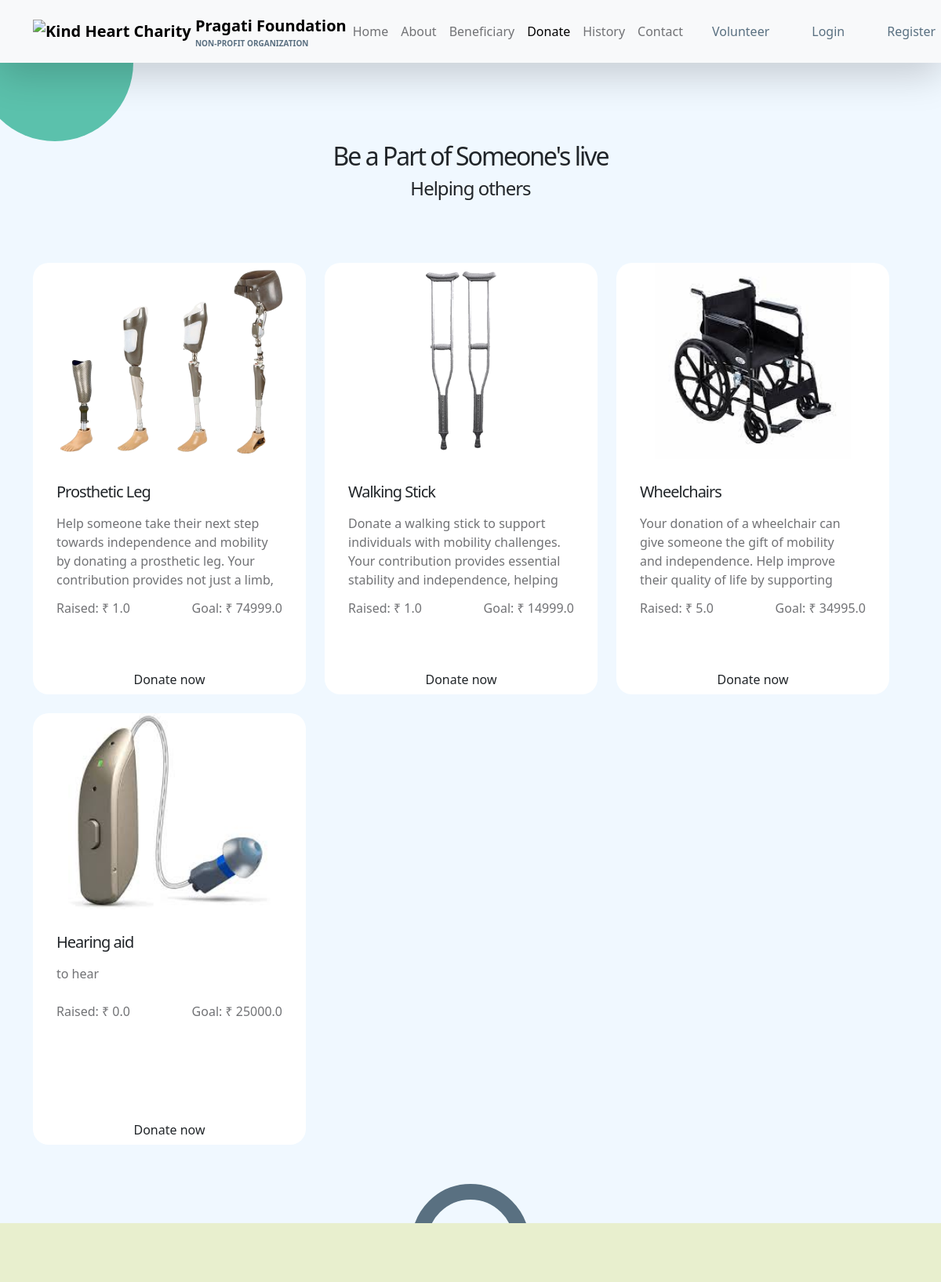
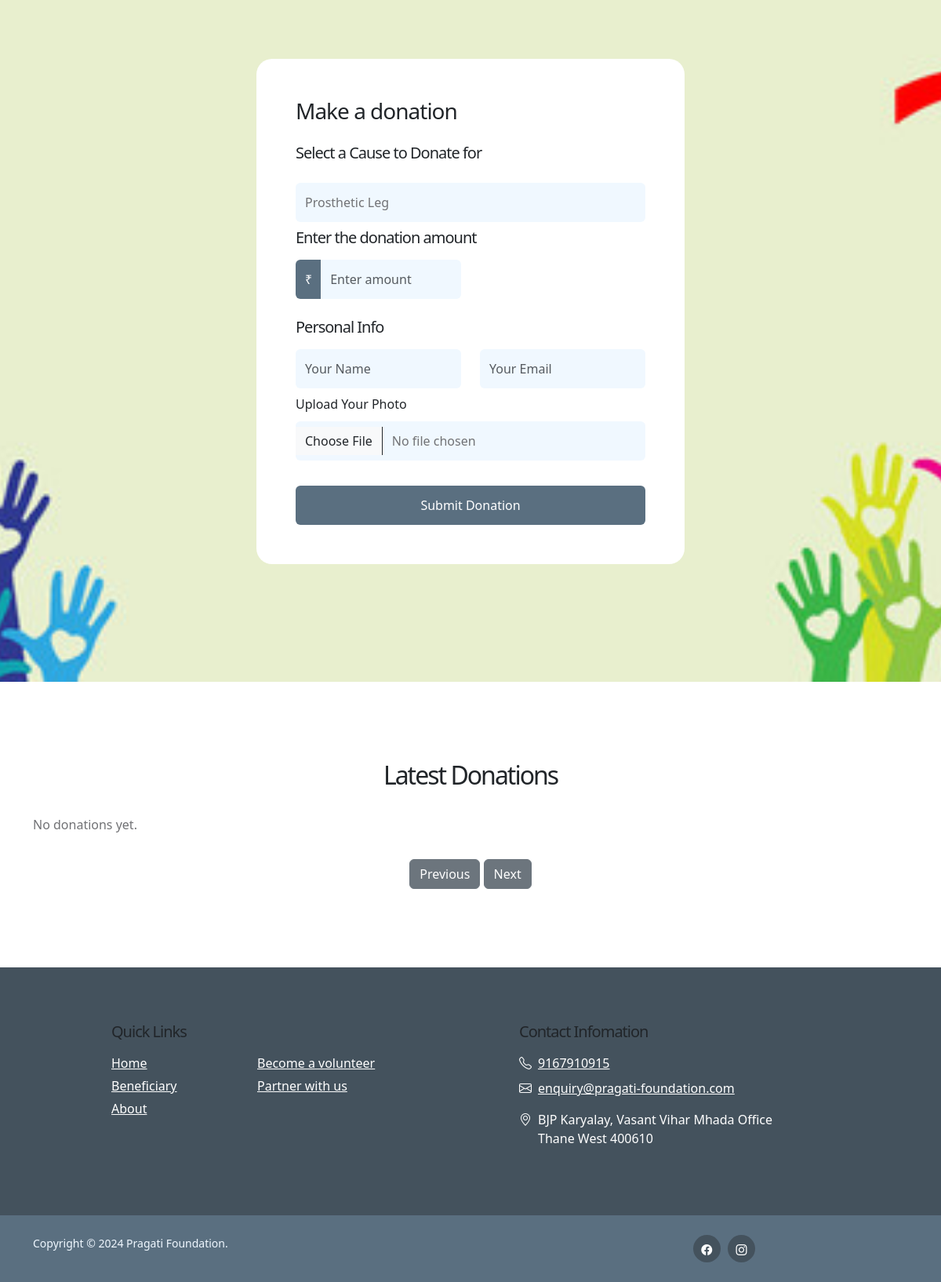
Page /donates?cause=3 on the committed database (2 pictures, top to bottom).
### heart_charity/models.py (models this page shows, shortened)
class Cause(models.Model):
    name = models.CharField(max_length=30)
    img = models.ImageField(upload_to='causes/', null=True, blank=True)  # Store cause images in a separate folder
    detail = models.CharField(max_length=500)
    raised = models.FloatField()
    goal = models.FloatField()

### heart_charity/views.py (the view, shortened to what this page needs)
# urls.py: path('donates',views.donates, name="donates" ),
def donates(request):
    causes = Cause.objects.all()
    donations = Donate.objects.all().order_by('-id')  # Order by latest first
    return render(request, 'donates.html', {"causes": causes, "donations": donations})

### templates/donates.html (shortened to what this page needs)
{% load static %}
<!doctype html>
<html lang="en">
    <head>
        <link href="{% static 'css/bootstrap.min.css' %}" rel="stylesheet">
        <link href="{% static 'css/bootstrap-icons.css' %}" rel="stylesheet">
        <link href="{% static 'css/templatemo-kind-heart-charity.css' %}" rel="stylesheet">
        <link href="https://cdn.jsdelivr.net/npm/bootstrap@5.3.0-alpha1/dist/css/bootstrap.min.css" rel="stylesheet">
    </head>
    <body>
        <nav class="navbar navbar-expand-lg bg-light shadow-lg">
            <div class="container">
                <a class="navbar-brand" href="{% url 'index' %}">
                    <img src="{% static 'images/logo.png'  %}" class="logo img-fluid" alt="Kind Heart Charity">
                    <span>
                        Pragati Foundation
                        <small>Non-profit Organization</small>
                    </span>
                </a>
                <div class="collapse navbar-collapse" id="navbarNav">
                    <ul class="navbar-nav ms-auto">
                        <li class="nav-item">
                            <a class="nav-link {% if request.resolver_match.url_name == 'home' %}active{% endif %} click-scroll" href="{% url 'index' %}">Home</a>
                        </li>
                        <li class="nav-item">
                            <a class="nav-link {% if request.resolver_match.url_name == 'about' %}active{% endif %}" href="{% url 'about' %}">About</a>
                        </li>
                        <li class="nav-item">
                            <a class="nav-link {% if request.resolver_match.url_name == 'gallery' %}active{% endif %} click-scroll" href="{% url 'gallery' %}">Beneficiary</a>
                        </li>
                        <li class="nav-item">
                            <a class="nav-link {% if request.resolver_match.url_name == 'donates' %}active{% endif %} click-scroll" href="{% url 'donates' %}">Donate</a>
                        </li>
                        <li class="nav-item">
                            <a class="nav-link {% if request.resolver_match.url_name == 'history' %}active{% endif %} click-scroll" href="{% url 'history' %}">History</a>
                        </li>
                        <li class="nav-item">
                            <a class="nav-link {% if request.resolver_match.url_name == 'contactus' %}active{% endif %} click-scroll" href="{% url 'contactus' %}">Contact</a>
                        </li>
                        <li class="nav-item ms-1">
                            <a class="nav-link custom-btn custom-border-btn btn" href="{% url 'contactus' %}">Volunteer</a>
                        </li>
                        <li class="nav-item ms-1 d-none d-lg-block">
                            <a class="nav-link custom-btn custom-border-btn btn" href="{% url 'login' %}">Login</a>
                        </li>
                        <li class="nav-item ms-1">
                            <a class="nav-link custom-btn custom-border-btn btn" href="{% url 'add_person' %}">Register</a>
                        </li>
                    </ul>
                </div>
            </div>
        </nav>
        <main>
            <section class="cta-section section-padding section-bg">
                <div class="container">
                    <div class="row">
                        <div class="col-lg-12 col-12 text-center mb-4">
                            <h2>Be a Part of Someone's live</h2>
                        <h4>
                           Helping others
                        </h4>
                        </div>
                        <div class="row g-4">
                        {% for cause in causes %}
                        <div class="col-lg-4 col-md-6 col-12 mb-4 mb-lg-0">
                            <div class="custom-block-wrap">
                                <img src="{{cause.img.url}}" class="custom-block-image img-fluid fixed-image" alt="">
                                <div class="custom-block fixed-card">
                                    <div class="custom-block-body">
                                        <h5 class="mb-3">{{cause.name}}</h5>
                                        <div class="scrollable">
                                            <p>{{cause.detail}}</p>
                                        </div>
                                        <div class="d-flex custom-block my-2">
                                            <p class="mb-0">
                                                <strong>Raised:</strong>
                                                ₹ {{cause.raised}}
                                            </p>
                                            <p class="ms-auto mb-0">
                                                <strong>Goal:</strong>
                                                ₹ {{cause.goal}}
                                            </p>
                                        </div>
                                    </div>
                                    <a href="{% url 'donates' %}?cause={{ cause.id }}#donate-form" class="custom-btn btn">Donate now</a>
                                </div>
                            </div>
                        </div>
                        {% endfor %}
                    </div>
                    </div>
                </div>
            </section>
            <section class="donate-section" id="donate-form">
                <div class="container">
                    <div class="row">
                        <div class="col-lg-6 col-12 mx-auto">
                            <form class="custom-form donate-form" action="donates" method="post" role="form" enctype="multipart/form-data">
                                <h3 class="mb-4">Make a donation</h3>
                                <div class="col-lg-12 col-12">
                                    <h5 class="mt-2 mb-3"> <label for="cause-select">Select a Cause to Donate for</label> </h5>
                                    <select name="cause" id="cause-select" class="form-control" required>
                                        {% for cause in causes %}
                                        <option value="{{ cause.id }}" {% if request.GET.cause == cause.id|stringformat:"s" %}selected{% endif %}>{{ cause.name }}</option>
                                        {% endfor %}
                                    </select>
                                </div>
                                <div class="row">
                                    <div class="col-lg-12 col-12">
                                        <h5 class="mt-2 mb-3">Enter the donation amount</h5>
                                    </div>
                                    <div class="col-lg-6 col-12 form-check-group">
                                        <div class="input-group">
                                            <span class="input-group-text" id="basic-addon1">₹</span>
                                            <input type="number"
                                            name="amount"
                                            class="form-control" placeholder="Enter amount">
                                        </div>
                                    </div>
                                    <div class="col-lg-12 col-12">
                                        <h5 class="mt-1">Personal Info</h5>
                                    </div>
                                    <div class="col-lg-6 col-12 mt-2">
                                        <input type="text" name="name" id="donation-name" class="form-control" placeholder="Your Name" required>
                                    </div>
                                    <div class="col-lg-6 col-12 mt-2">
                                        <input type="text" name="email" id="donation-email" class="form-control" placeholder="Your Email" required>
                                    </div>
                                    <div class="col-lg-12 col-12 mt-2">
                                        <label for="donation-photo">Upload Your Photo</label>
                                        <input type="file" name="photo" id="donation-photo" class="form-control" accept="image/*">
                                    </div>
                                    <div class="col-lg-12 col-12 mt-2">
                                        <input type="submit" class="form-control mt-4" value="Submit Donation" style="background: #5a6f80;color: white;">
                                    </div>
                                </div>
                            </form>
                        </div>
                    </div>
                </div>
            </section>
            <section class="section-padding">
                <div class="container">
                    <div class="row">
                        <div class="col-lg-12 col-12 text-center mb-4">
                            <h2>Latest Donations</h2>
                        </div>
                        <div id="donationCarousel" class="carousel slide" data-bs-ride="carousel">
                            <div class="carousel-inner">
                                {% for donation in donations %}
                                    {% if forloop.counter0|divisibleby:3 %}
                                        <div class="carousel-item {% if forloop.first %}active{% endif %}">
                                            <div class="row">
                                    {% endif %}
                                                <div class="col-lg-4 col-md-6 col-12 mb-4">
                                                    <div class="custom-block">
                                                        <div class="custom-block-body">
                                                            <div class="donor-info d-flex align-items-center mb-3">
                                                                {% if donation.photo %}
                                                                <img src="{{ donation.photo.url }}" alt="Donor photo" class="donor-photo rounded-circle" style="width: 50px; height: 50px;">
                                                                {% else %}
                                                                <img src="{% static 'images/default.png' %}" alt="Default photo" class="donor-photo rounded-circle" style="width: 50px; height: 50px;">
                                                                {% endif %}
                                                                <h5 class="mb-0 ms-2">{{ donation.name }}</h5>
                                                            </div>
                                                            <div class="donation-info">
                                                                <p>Email: {{ donation.email }}</p>
                                                                <p><strong>Donation Given:</strong> ₹ {{ donation.amount }}</p>
                                                                <p><strong>Donated for:</strong> {{ donation.cause.name }}</p>
                                                            </div>
                                                        </div>
                                                    </div>
                                                </div>
                                    {% if forloop.counter0|add:1|divisibleby:3 or forloop.last %}
                                            </div>
                                        </div>
                                    {% endif %}
                                {% empty %}
                                    <div class="carousel-item active">
                                        <p>No donations yet.</p>
                                    </div>
                                {% endfor %}
                            </div>
                            <div class="text-center mt-3">
                                <button class="btn btn-secondary" type="button" data-bs-target="#donationCarousel" data-bs-slide="prev">Previous</button>
                                <button class="btn btn-secondary" type="button" data-bs-target="#donationCarousel" data-bs-slide="next">Next</button>
                            </div>
                        </div>
                    </div>
                </div>
            </section>
        </main>
        <footer class="site-footer">
            <div class="container">
                <div class="row">
                    <div class="col-lg-3 col-12 mb-4" style="width: 100px;">
                    </div>
                    <div class="col-lg-4 col-md-6 col-12 mb-4">
                        <h5 class="site-footer-title mb-3">Quick Links</h5>
                        <ul class="footer-menu">
                            <li class="footer-menu-item"><a href="{% url 'index' %}" class="footer-menu-link">Home</a></li>
                            <li class="footer-menu-item"><a href="{% url 'gallery' %}" class="footer-menu-link">Beneficiary</a></li>
                            <li class="footer-menu-item"><a href="{% url 'about' %}" class="footer-menu-link">About</a></li>
                            <li class="footer-menu-item"><a href="{% url 'contactus' %}" class="footer-menu-link">Become a volunteer</a></li>
                            <li class="footer-menu-item"><a href="{% url 'donates' %}" class="footer-menu-link">Partner with us</a></li>
                        </ul>
                    </div>
                    <div class="col-lg-4 col-md-6 col-12 mx-auto">
                        <h5 class="site-footer-title mb-3">Contact Infomation</h5>
                        <p class="text-white d-flex mb-2">
                            <i class="bi-telephone me-2"></i>
                            <a href="tel: 9167910915" class="site-footer-link">
                                9167910915
                            </a>
                        </p>
                        <p class="text-white d-flex">
                            <i class="bi-envelope me-2"></i>
                            <a href="mailto:info@yourgmail.com" class="site-footer-link">
                                enquiry@pragati-foundation.com
                            </a>
                        </p>
                        <p class="text-white d-flex mt-3">
                            <i class="bi-geo-alt me-2"></i>
                            BJP Karyalay, Vasant Vihar Mhada Office Thane West 400610
                        </p>
                    </div>
                </div>
            </div>
            <div class="site-footer-bottom">
                <div class="container">
                    <div class="row">
                        <div class="col-lg-6 col-md-7 col-12">
                            <p class="copyright-text mb-0">Copyright © 2024 Pragati Foundation.
                        	</a></p>
                        </div>
                        <div class="col-lg-2 col-md-5 col-12 d-flex justify-content-end mx-auto">
                            <ul class="social-icon">
                                <li class="social-icon-item">
                                    <a href="https://www.facebook.com/foundation.pragati" target="_blank" class="social-icon-link bi-facebook"></a>
                                </li>
                                <li class="social-icon-item">
                                    <a href="https://www.instagram.com/pra.gatifoundation?utm_source=ig_web_button_share_sheet&igsh=ZDNlZDc0MzIxNw==" target="_blank" class="social-icon-link bi-instagram"></a>
                                </li>
                            </ul>
                        </div>
                    </div>
                </div>
            </div>
        </footer>
    </body>
</html>

### rows in the picture
Cause: img (picture), name "Prosthetic Leg", detail "Help someone take their next step towards independence and mobility by donating a prosthetic leg. Your contribution provides not just a limb,…", raised "1.0", goal "74999.0"
Cause: img (picture), name "Walking Stick", detail "Donate a walking stick to support individuals with mobility challenges. Your contribution provides essential stability and independence, helping…", raised "1.0", goal "14999.0"
Cause: img (picture), name "Wheelchairs", detail "Your donation of a wheelchair can give someone the gift of mobility and independence. Help improve their quality of life by supporting…", raised "5.0", goal "34995.0"
Cause: img (picture), name "Hearing aid", detail "to hear", raised "0.0", goal "25000.0"

### other values in the picture
form field cause "Prosthetic Leg"
